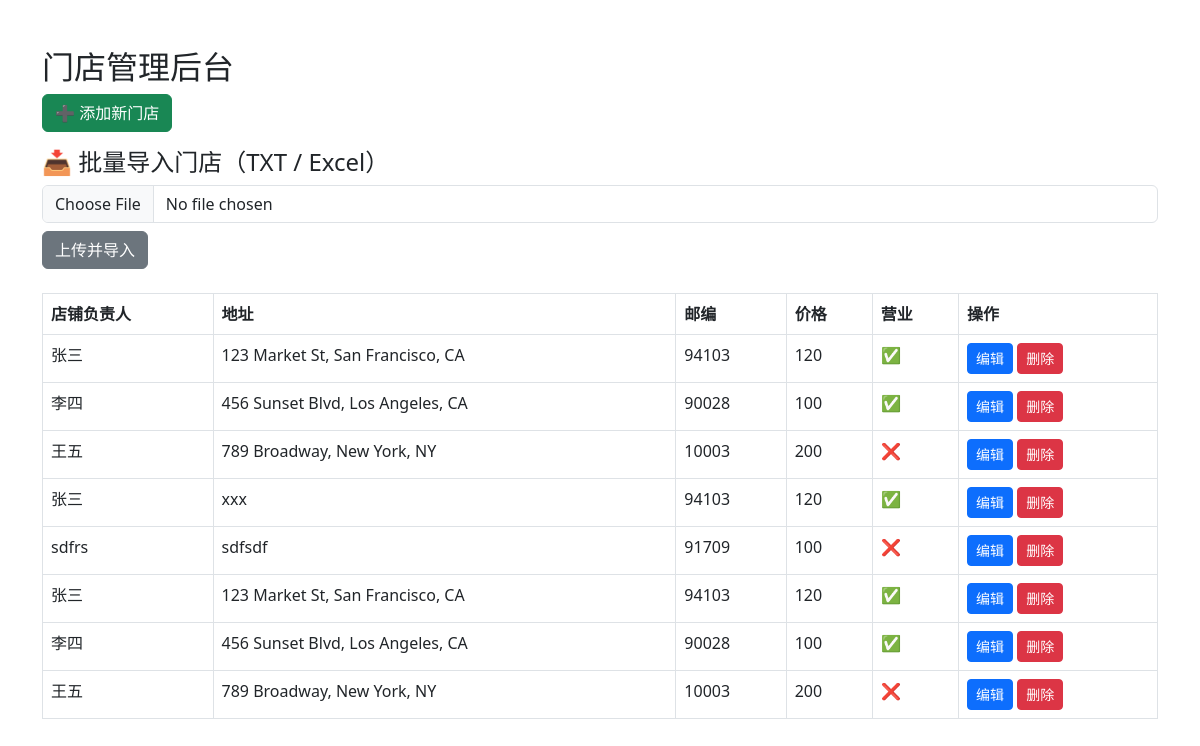
The page /admin on the database its author committed.
### tables this page shows
CREATE TABLE stores (
    id INTEGER PRIMARY KEY AUTOINCREMENT,
    owner TEXT,
    address TEXT,
    zip_code TEXT,
    price TEXT,
    open_status INTEGER,
    lat REAL,
    lon REAL
);

### app.py (the view)
@app.route("/admin")
def admin():
    stores = get_all_stores()
    return render_template("admin.html", stores=stores)

### app.py (called while the page is built)
def get_all_stores():
    conn = sqlite3.connect(db_path)
    cur = conn.cursor()
    cur.execute("SELECT id, owner, address, zip_code, price, open_status, lat, lon FROM stores")
    stores = cur.fetchall()
    conn.close()
    return stores

### templates/admin.html (shortened to what this page needs)
<!DOCTYPE html>
<html lang="zh">
<head>
    <link href="https://cdn.jsdelivr.net/npm/bootstrap@5.3.0/dist/css/bootstrap.min.css" rel="stylesheet">
</head>
<body class="container py-5">
    <h2>门店管理后台</h2>
    <a href="/add" class="btn btn-success mb-3">➕ 添加新门店</a>
    <h4>📥 批量导入门店（TXT / Excel）</h4>
    <form method="post" action="/import" enctype="multipart/form-data" class="mb-4">
        <input type="file" name="file" class="form-control mb-2" accept=".txt,.xlsx" required>
        <button type="submit" class="btn btn-secondary">上传并导入</button>
    </form>
    <table class="table table-bordered">
        <thead>
            <tr>
                <th>店铺负责人</th><th>地址</th><th>邮编</th><th>价格</th><th>营业</th><th>操作</th>
            </tr>
        </thead>
        <tbody>
            {% for s in stores %}
            <tr>
                <td>{{ s[1] }}</td><td>{{ s[2] }}</td><td>{{ s[3] }}</td><td>{{ s[4] }}</td>
                <td>{{ "✅" if s[5]==1 else "❌" }}</td>
                <td>
                    <a href="/edit/{{ s[0] }}" class="btn btn-sm btn-primary">编辑</a>
                    <a href="/delete/{{ s[0] }}" class="btn btn-sm btn-danger" onclick="return confirm('确认删除？')">删除</a>
                </td>
            </tr>
            {% endfor %}
        </tbody>
    </table>
</body>
</html>

### rows shown on the page
stores: owner "张三", address "123 Market St, San Francisco, CA", zip_code "94103", price "120", open_status "✅"
stores: owner "李四", address "456 Sunset Blvd, Los Angeles, CA", zip_code "90028", price "100", open_status "✅"
stores: owner "王五", address "789 Broadway, New York, NY", zip_code "10003", price "200", open_status "❌"
stores: owner "张三", address "xxx", zip_code "94103", price "120", open_status "✅"
stores: owner "sdfrs", address "sdfsdf", zip_code "91709", price "100", open_status "❌"
stores: owner "张三", address "123 Market St, San Francisco, CA", zip_code "94103", price "120", open_status "✅"
stores: owner "李四", address "456 Sunset Blvd, Los Angeles, CA", zip_code "90028", price "100", open_status "✅"
stores: owner "王五", address "789 Broadway, New York, NY", zip_code "10003", price "200", open_status "❌"
